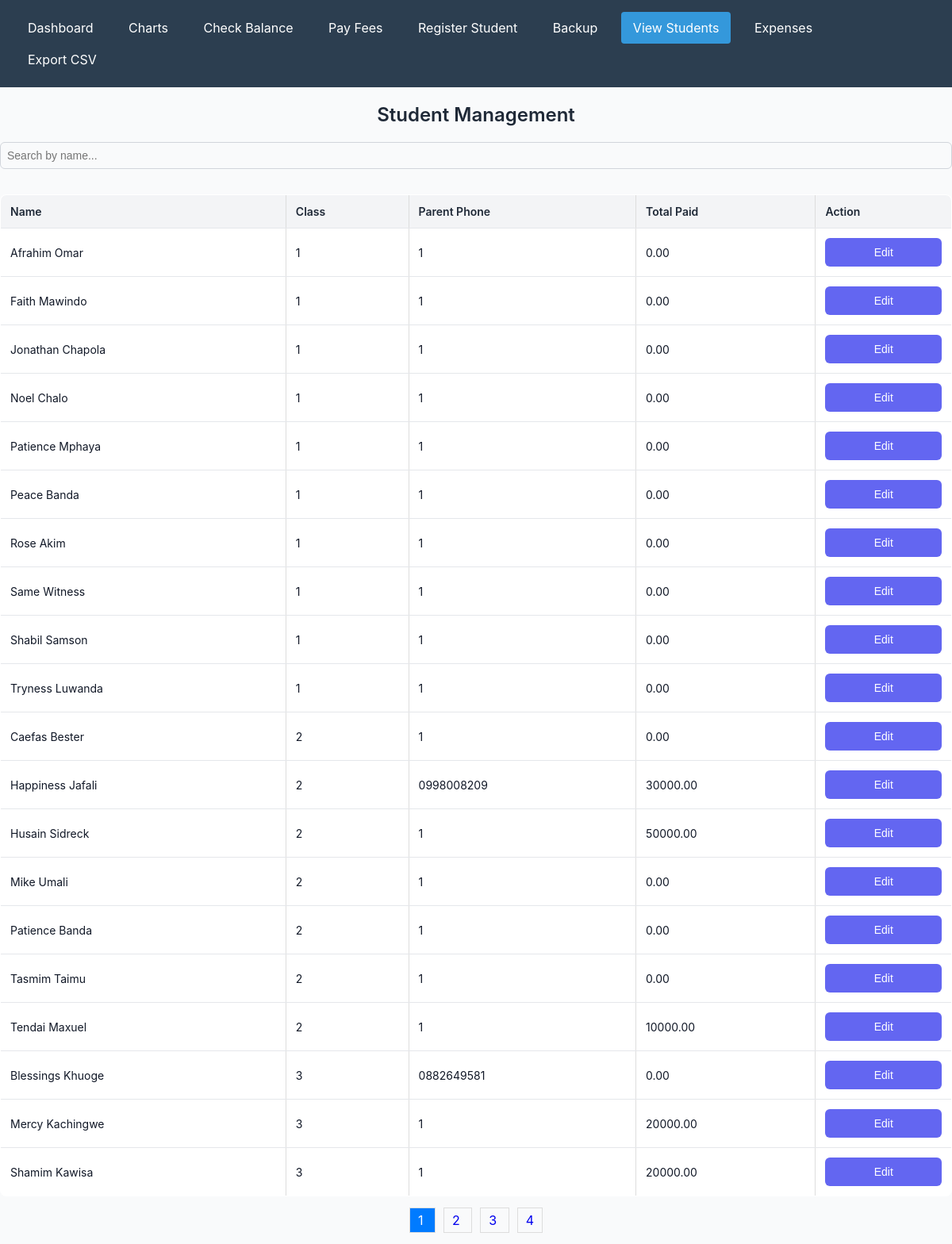
The app's page /view_students.php with its own data.
### tables this page shows
CREATE TABLE `students` (
  `student_id` int(10) NOT NULL AUTO_INCREMENT,
  `name` varchar(100) NOT NULL,
  `class` varchar(20) NOT NULL,
  `date_of_birth` date NOT NULL,
  `gender` enum('Male','Female','Other') NOT NULL,
  `parent_phone` varchar(15) NOT NULL,
  `created_at` timestamp NOT NULL DEFAULT current_timestamp(),
  PRIMARY KEY (`student_id`)
);

### view_students.php (the view, shortened to what this page needs)
<?php
include 'db.php';
require_once 'navigation.php';
$query = $_GET['q'] ?? '';
$page = $_GET['page'] ?? 1;
$limit = 20;
$offset = ($page - 1) * $limit;
$sql = "SELECT s.student_id, s.name, s.class, s.parent_phone,
               COALESCE(SUM(p.amount_paid), 0) AS total_paid
        FROM students s
        LEFT JOIN payments p ON s.student_id = p.student_id
        WHERE s.name LIKE '%$query%'
        GROUP BY s.student_id
        ORDER BY s.class, s.name
        LIMIT $limit OFFSET $offset";
$result = $conn->query($sql);
$students = [];
while ($row = $result->fetch_assoc()) {
    $students[] = $row;
}
$count_sql = "SELECT COUNT(*) AS total FROM students WHERE name LIKE '%$query%'";
$count_result = $conn->query($count_sql);
$total_students = $count_result->fetch_assoc()['total'];
$total_pages = ceil($total_students / $limit);
?>
<!DOCTYPE html>
<html lang="en">
<head>
</head>
<body>
    <h1>Student Management</h1>
    <div class="search-bar">
        <input type="text" id="searchInput" placeholder="Search by name..." onkeyup="searchStudent()">
    </div>
    <table>
        <thead>
            <tr>
                <th>Name</th>
                <th>Class</th>
                <th>Parent Phone</th>
                <th>Total Paid</th>
                <th>Action</th>
            </tr>
        </thead>
        <tbody id="studentTable">
            <?php foreach ($students as $student): ?>
                <tr>
                    <td><?= htmlspecialchars($student['name']) ?></td>
                    <td><?= htmlspecialchars($student['class']) ?></td>
                    <td><?= htmlspecialchars($student['parent_phone']) ?></td>
                    <td><?= htmlspecialchars($student['total_paid']) ?></td>
                    <td>
                        <button onclick="editStudent(<?= htmlspecialchars(json_encode($student)) ?>)">Edit</button>
                    </td>
                </tr>
            <?php endforeach; ?>
        </tbody>
    </table>
    <div class="pagination">
        <?php for ($i = 1; $i <= $total_pages; $i++): ?>
            <a href="?q=<?= htmlspecialchars($query) ?>&page=<?= $i ?>" class="<?= $i == $page ? 'active' : '' ?>">
                <?= $i ?>
            </a>
        <?php endfor; ?>
    </div>
</body>
</html>

### view_students.php (style rules this page uses)
table { width: 100%; border-collapse: collapse; margin-bottom: 20px; }
th, td { padding: 10px; text-align: left; border: 1px solid #ddd; }
th { background-color: #f4f4f4; }
.search-bar { margin-bottom: 20px; }
.pagination { margin: 20px 0; text-align: center; }
.pagination a { margin: 0 5px; padding: 5px 10px; text-decoration: none; border: 1px solid #ddd; }
.pagination a.active { background-color: #007BFF; color: white; }
body { font-family: 'Inter', sans-serif; background-color: #f9fafb; color: #111827; margin: 0; padding: 0; }
h1 { font-size: 24px; font-weight: 600; text-align: center; margin: 20px 0; color: #1f2937; }
input[type="text"], input[type="number"] { width: 100%; padding: 8px; font-size: 14px; border: 1px solid #d1d5db; border-radius: 6px; background-color: #f9fafb; color: #111827; margin-bottom: 12px; box-sizing: border-box; transition: border-color 0.2s; }
button { display: block; width: 100%; padding: 10px; font-size: 14px; font-weight: 500; color: #ffffff; background-color: #6366f1; border: none; border-radius: 6px; cursor: pointer; transition: background-color 0.2s; }
table { width: 100%; border-collapse: collapse; margin: 20px 0; font-size: 14px; background-color: #ffffff; border: 1px solid #e5e7eb; border-radius: 8px; overflow: hidden; }
th, td { padding: 12px; text-align: left; border-bottom: 1px solid #e5e7eb; }
th { background-color: #f3f4f6; color: #1f2937; font-weight: 600; }

### records on screen
students: name "Afrahim Omar", class "1", parent_phone "1", total_paid "0.00"
students: name "Faith Mawindo", class "1", parent_phone "1", total_paid "0.00"
students: name "Jonathan Chapola", class "1", parent_phone "1", total_paid "0.00"
students: name "Noel Chalo", class "1", parent_phone "1", total_paid "0.00"
students: name "Patience Mphaya", class "1", parent_phone "1", total_paid "0.00"
students: name "Peace Banda", class "1", parent_phone "1", total_paid "0.00"
students: name "Rose Akim", class "1", parent_phone "1", total_paid "0.00"
students: name "Same Witness", class "1", parent_phone "1", total_paid "0.00"
students: name "Shabil Samson", class "1", parent_phone "1", total_paid "0.00"
students: name "Tryness Luwanda", class "1", parent_phone "1", total_paid "0.00"
students: name "Caefas Bester", class "2", parent_phone "1", total_paid "0.00"
students: name "Happiness Jafali", class "2", parent_phone "0998008209", total_paid "30000.00"
students: name "Husain Sidreck", class "2", parent_phone "1", total_paid "50000.00"
students: name "Mike Umali", class "2", parent_phone "1", total_paid "0.00"
students: name "Patience Banda", class "2", parent_phone "1", total_paid "0.00"
students: name "Tasmim Taimu", class "2", parent_phone "1", total_paid "0.00"
students: name "Tendai Maxuel", class "2", parent_phone "1", total_paid "10000.00"
students: name "Blessings Khuoge", class "3", parent_phone "0882649581", total_paid "0.00"
students: name "Mercy Kachingwe", class "3", parent_phone "1", total_paid "20000.00"
students: name "Shamim Kawisa", class "3", parent_phone "1", total_paid "20000.00"
